Frame 1 (no input): blank canvas, image omitted
Frame 60 (the mouse pressed at the canvas centre just before this capture): blank canvas, image omitted
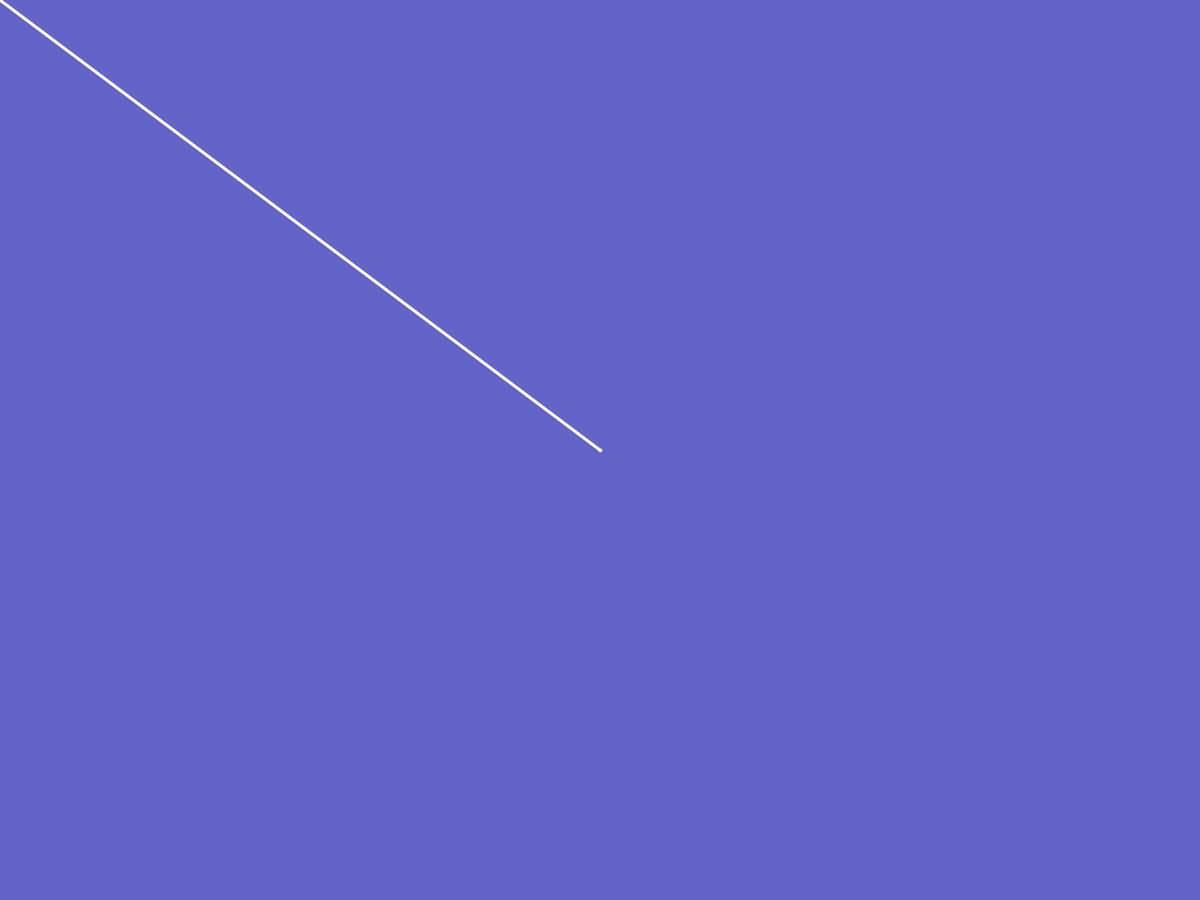
Frame 120 (the mouse held since frame 60 and released just before this capture)

The Processing sketch whose frames 1 and 60 were blank and that drew this single picture after the mouse press (run headless with seeded random() and noise(); from frame 60 on, the mouse is pressed at the canvas centre):

// Processing sketch: sketch_2_1_drawingApp
// ── sketch_2_1_drawingApp.pde
void setup() {
  fullScreen();
  background(100,100,200);
}

void draw() {
  stroke(255);
  strokeWeight(4);
  if(mousePressed == true) {
    line(mouseX, mouseY, pmouseX, pmouseY);
  }
}
